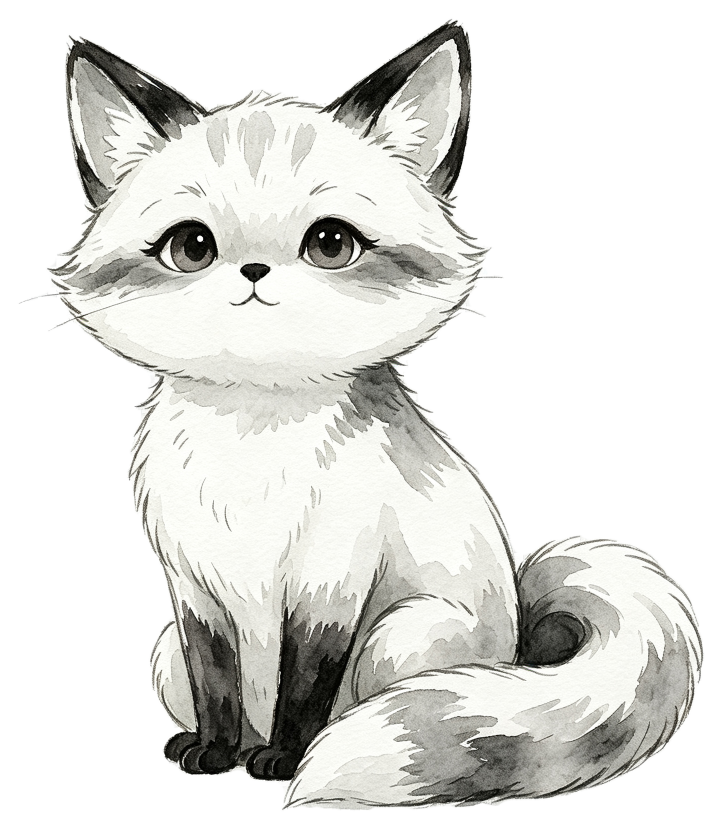
#> input picture assets/yayan-watercolor-base.png, 1445 x 1658 px (shown at 1/2 size)
$ python -i matting_floodfill.py   (imports and definitions only)
#> lines starting #> are read from the running program, lines starting #| are printed output that depends on the picture; after the words box and inside, x2 and y2 are one past the last pixel; in counts of white or black regions, pixels touching at a corner belong together
#> further down, picture is the input picture: PIL image 1445x1658 RGBA; mean R, G, B, A 221.1, 221.4, 217.9, 128
# -*- coding: utf-8 -*-
"""水彩角色去背景：大阈值色度键粗抠 + 边缘泛洪连通域填洞。

原理:
  1. ffmpeg colorkey 用较大 similarity 把外围背景（含水彩晕染灰雾）
     狠抠干净，代价是角色内部白毛也会被抠穿成孔洞
  2. 在二值 alpha 上从画面边缘泛洪，只标记“与外部连通”的透明区
  3. 角色内部的透明孔洞不与外部连通，从原始帧取回 RGB 并填实，
     白毛完整保留
  4. alpha 边缘轻微高斯羽化；半透明带向内收，避免背景灰边

也支持纯泛洪模式（不给 --coarse 时直接在原图 RGB 上容差泛洪）。

用法（单帧或目录）:
  python matting_floodfill.py <raw.png 或 raw目录> --coarse <粗抠目录> ^
      --out <输出目录> [--blur 0.8] [--shrink 0.35] [--thresh 55]

仅依赖 Pillow。
"""
import os
import sys
import argparse
from PIL import Image, ImageDraw, ImageFilter, ImageChops

MARK = 128  # 泛洪标记值


# [155 lines left out: functions list_png, edge_seeds, matting_combo, dilate_outside, decontaminate, open_enclosed_pockets and 2 more, not called in this run]


INV_TABLE = bytes(255 - i for i in range(256))


# [57 lines left out: functions _erode_column, vertical_open, separate_contact_shadow, not called in this run]


def sample_bg_from_alpha(rgba_im):
    """从已有 alpha 帧的透明像素 RGB 采中位数作为背景色（自包含，
    无需重抽视频）；无透明像素时返回 None。"""
    rgba = rgba_im.convert("RGBA")
    w, h = rgba.size
    hp = rgba.getchannel("A").load()
    rp = rgba.convert("RGB").load()
    trans = []
    for y in range(0, h, 2):
        for x in range(0, w, 2):
            if hp[x, y] < 128:
                trans.append(rp[x, y])
    if not trans:
        return None
    trans.sort(key=sum)
    return trans[len(trans) // 2]


def version_b(im):
    """删除脚底固定带内的浅色接触阴影，保留角色本体。

    以本帧不透明像素的最低点为基准，只处理其上方 130px 横带内
    ``比采样背景暗至少 4、且 RGB 色差不超过 60`` 的像素。蒙版经
    GaussianBlur(1.2) 羽化后从原 alpha 减去，避免脚边出现硬切口。
    """
    rgba = im.convert("RGBA")
    w, h = rgba.size
#> w = 1445; h = 1658
    alpha = rgba.getchannel("A")
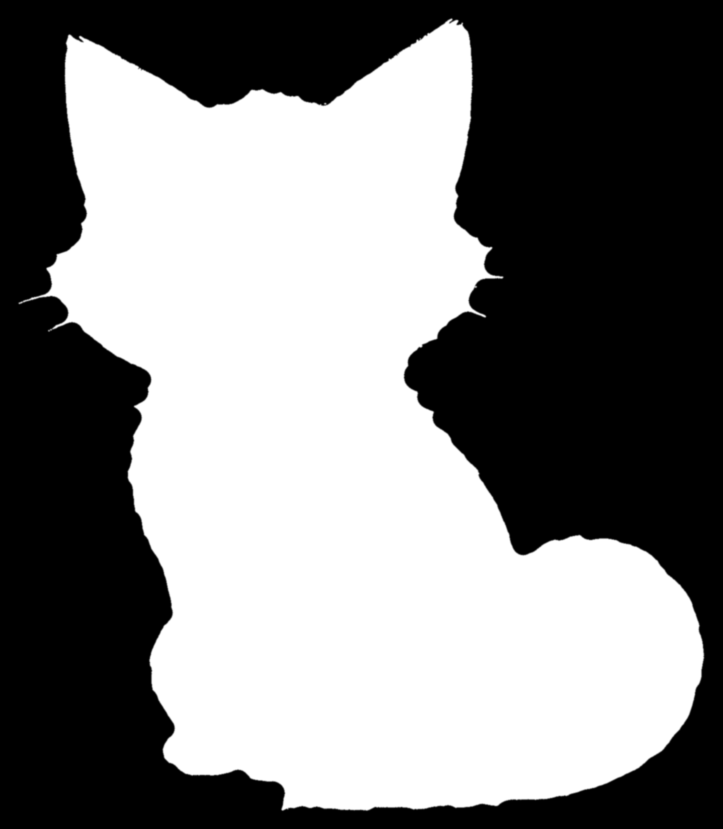
#> alpha: PIL image 1445x1658 L (shown at 1/2 size); min 0, max 255, mean 128
    hard = alpha.point(lambda v: 255 if v >= 128 else 0)
#> hard: PIL image 1445x1658 L; 50.2% white; 1 black region, box (x1, y1, x2, y2) and area: (0, 0, 1445, 1658) 1192974
    bg = sample_bg_from_alpha(rgba)
#> after the loop in sample_bg_from_alpha, `for y in range(0, h, 2):`: trans = 298660 items
#> bg = (248, 248, 248)
    if bg is None:
        return rgba
    rgb = rgba.convert("RGB")
    dist = ImageChops.difference(
        rgb, Image.new("RGB", (w, h), bg)).convert("L")
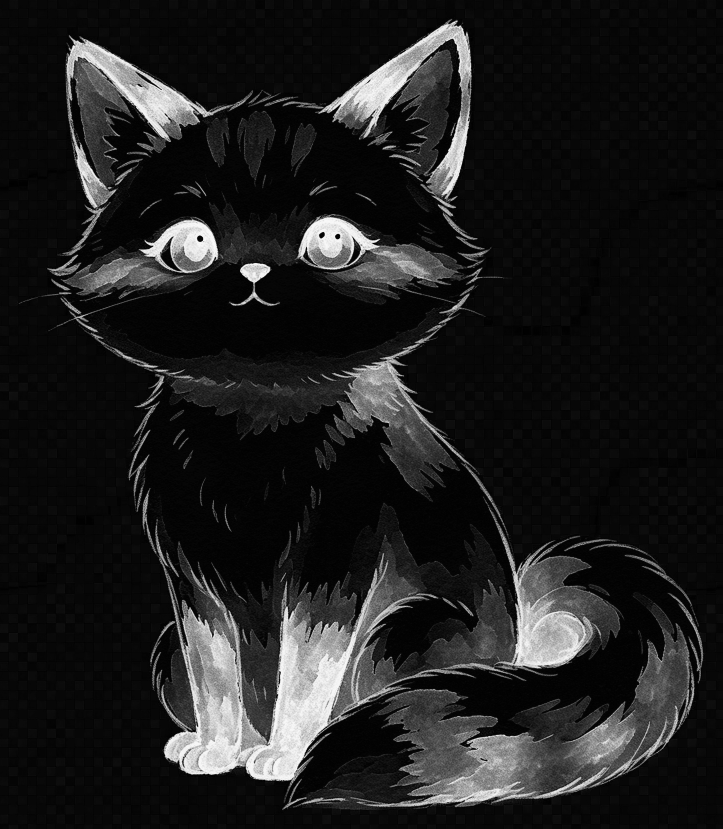
#> dist: PIL image 1445x1658 L (shown at 1/2 size); min 0, max 248, mean 31.3
    hp = hard.load()
    foot = h - 1
#> foot = 1657
    while foot > 0 and not any(hp[x, foot] for x in range(0, w, 3)):
        foot -= 1
#> this loop made 37 passes
#> foot on passes 1 to 12: 1656, 1655, 1654, 1653, 1652, 1651, 1650, 1649, 1648, 1647, 1646, 1645
#> after the loop, foot = 1620
    bg_lum = int(0.299 * bg[0] + 0.587 * bg[1] + 0.114 * bg[2])
#> bg_lum = 248
    darker = ImageChops.subtract(
        Image.new("L", (w, h), bg_lum).point(lambda v: max(0, v - 4)),
        rgb.convert("L"))
    darker = darker.point(lambda v: 255 if v > 0 else 0)
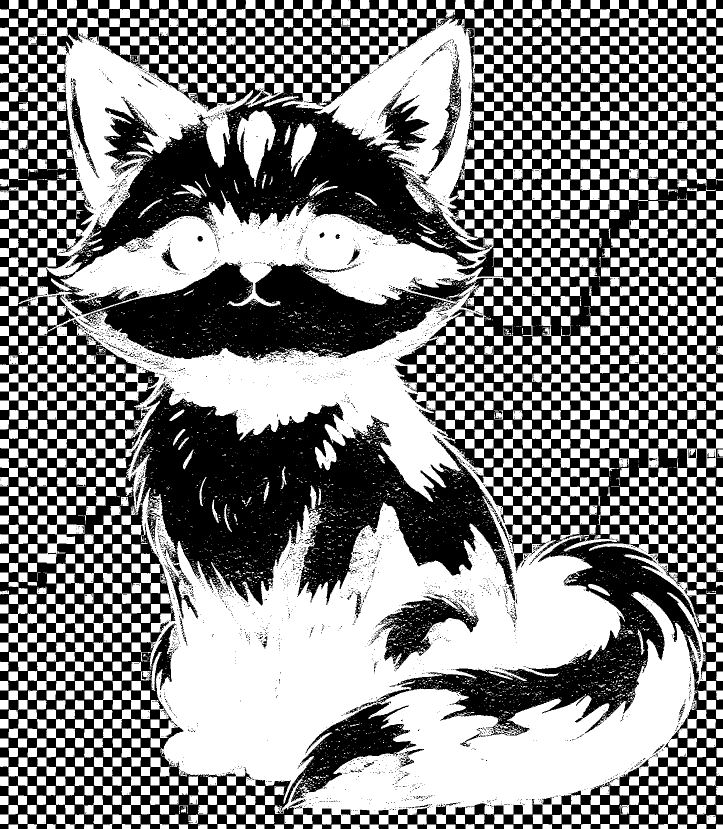
#> darker: PIL image 1445x1658 L (shown at 1/2 size); 52.6% white; 3852 black regions (3753 under 20 px), largest, box (x1, y1, x2, y2) and area: (0, 0, 1445, 1658) 861317, (263, 761, 1030, 1211) 162492, (167, 524, 914, 721) 78857
    rng = dist.point(lambda v: 255 if v <= 60 else 0)
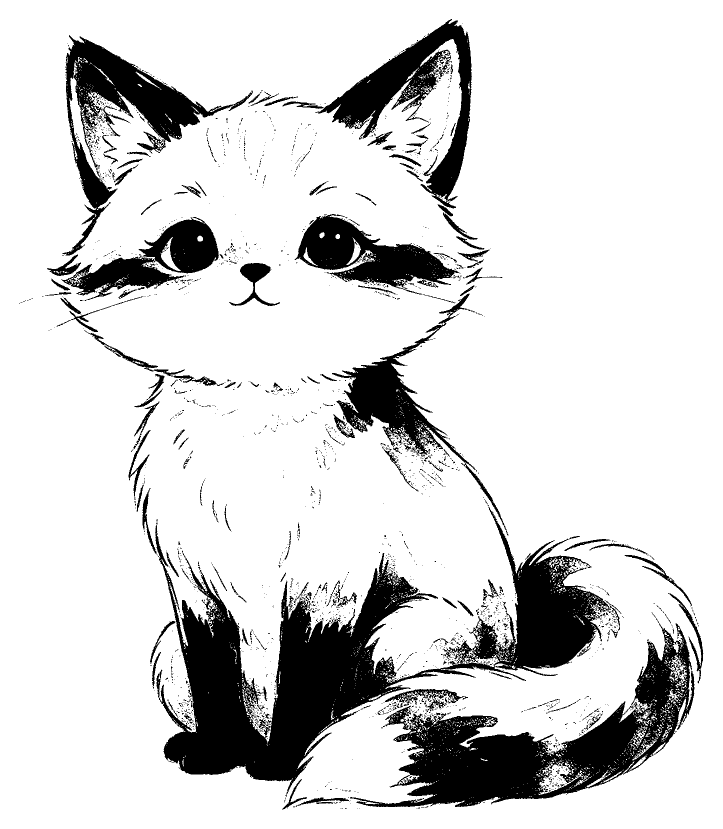
#> rng: PIL image 1445x1658 L (shown at 1/2 size); 83.9% white; 2123 black regions (1917 under 20 px), largest, box (x1, y1, x2, y2) and area: (310, 1013, 1222, 1594) 143651, (700, 1237, 1389, 1614) 74514, (125, 70, 466, 511) 32703
    band = Image.new("L", (w, h), 0)
#> band: PIL image 1445x1658 L; every value is 0
    band.paste(255, (0, foot - 130, w, h))
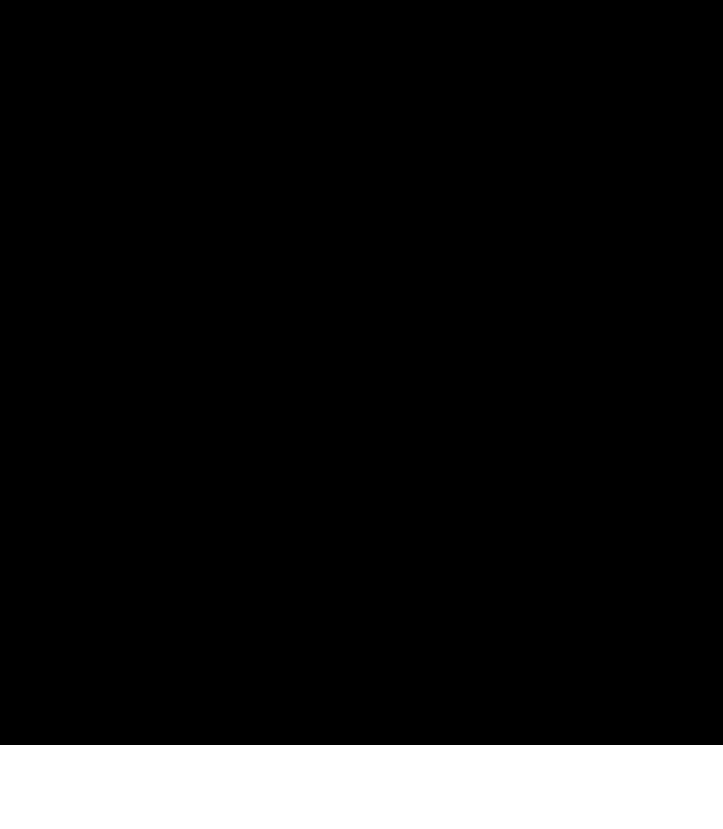
#> band: PIL image 1445x1658 L (shown at 1/2 size); 10.1% white; 1 white region, box (x1, y1, x2, y2) and area: (0, 1490, 1445, 1658) 242760
    cut = ImageChops.multiply(hard, darker)
#> cut: PIL image 1445x1658 L; 29.7% white; 4559 white regions (4445 under 20 px), largest, box (x1, y1, x2, y2) and area: (38, 380, 1408, 1621) 570877, (564, 37, 972, 500) 53313, (114, 69, 506, 514) 53062
    cut = ImageChops.multiply(cut, rng)
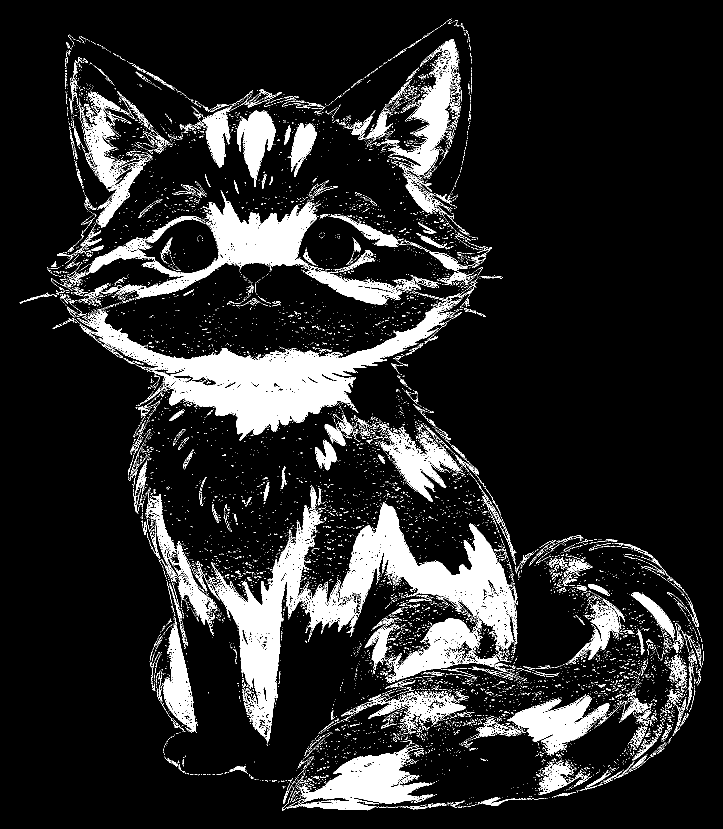
#> cut: PIL image 1445x1658 L (shown at 1/2 size); 13.6% white; 9026 white regions (8487 under 20 px), largest, box (x1, y1, x2, y2) and area: (419, 1005, 1036, 1487) 64644, (155, 604, 909, 881) 52935, (157, 380, 815, 610) 31692
    cut = ImageChops.multiply(cut, band)
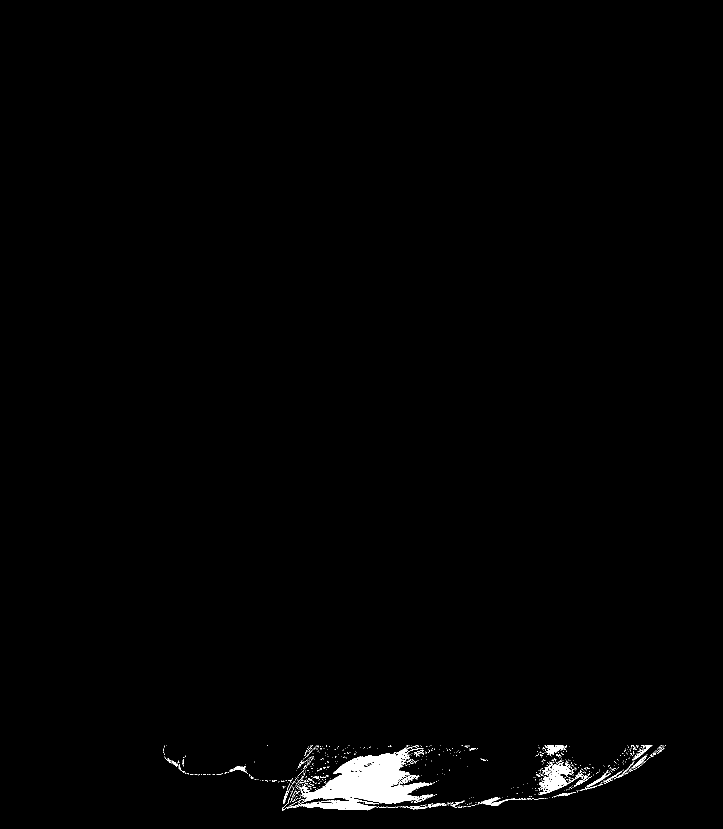
#> cut: PIL image 1445x1658 L (shown at 1/2 size); 0.98% white; 629 white regions (593 under 20 px), largest, box (x1, y1, x2, y2) and area: (579, 1490, 866, 1621) 16069, (1077, 1521, 1168, 1590) 2169, (959, 1594, 1053, 1612) 432
    cut = cut.filter(ImageFilter.GaussianBlur(1.2))
    rgba.putalpha(ImageChops.subtract(alpha, cut))
    return rgba


# [160 lines left out: functions subtract_contact_shadow, matting_key, matting_pure_flood, main, not called in this run]


# [2 lines not run here, left out]

>>> from PIL import Image
>>> picture = Image.open('../assets/yayan-watercolor-base.png')
>>> result = version_b(picture)
